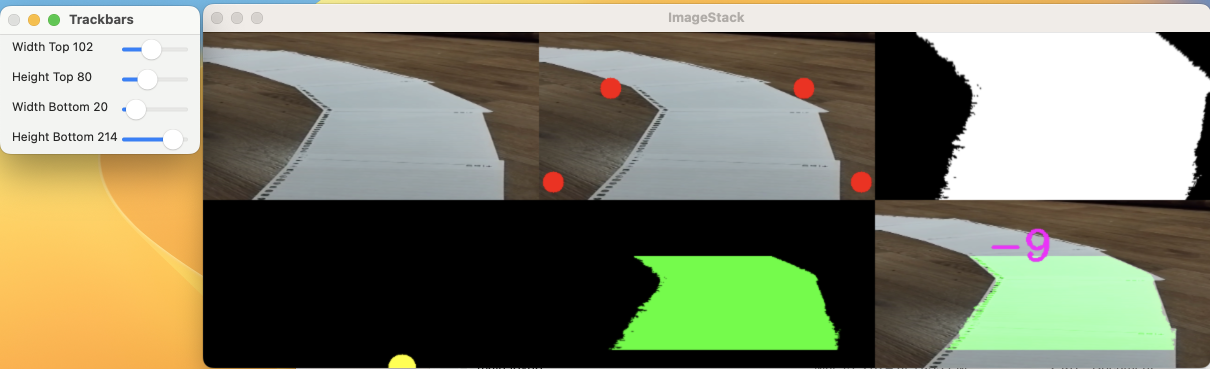
#> input picture laneDetection/example.png, 2420 x 738 px, given in place of lane2.mp4, which was not available (shown at 1/2 size)
$ python laneDetaction.py
#> lines starting #> are read from the running program, lines starting #| are printed output that depends on the picture; after the words box and inside, x2 and y2 are one past the last pixel; in counts of white or black regions, pixels touching at a corner belong together; pictures that were not available may be replaced by others from this repository, and a replacement may not be noted
### laneDetection/utils.py
import cv2
import numpy as np


def thresholding(img):
    img_hsv = cv2.cvtColor(img, cv2.COLOR_BGR2HSV)
    lower_white = np.array([80, 0, 0])
    upper_white = np.array([255, 160, 255])
    mask_white = cv2.inRange(img_hsv, lower_white, upper_white)
    return mask_white


def warp_img(img, points, w, h, inv=False):
    pts1 = np.float32(points)
    pts2 = np.float32([[0, 0], [w, 0], [0, h], [w, h]])
    if inv:
        matrix = cv2.getPerspectiveTransform(pts2, pts1)
    else:
        matrix = cv2.getPerspectiveTransform(pts1, pts2)
    img_warp = cv2.warpPerspective(img, matrix, (w, h))
    return img_warp


def nothing(a):
    pass


def initialize_trackbars(initial_trackbar_vals, wT=480, hT=240):
    cv2.namedWindow("Trackbars")
    cv2.resizeWindow("Trackbars", 360, 240)
    cv2.createTrackbar("Width Top", "Trackbars", initial_trackbar_vals[0], wT // 2, nothing)
    cv2.createTrackbar("Height Top", "Trackbars", initial_trackbar_vals[1], hT, nothing)
    cv2.createTrackbar("Width Bottom", "Trackbars", initial_trackbar_vals[2], wT // 2, nothing)
    cv2.createTrackbar("Height Bottom", "Trackbars", initial_trackbar_vals[3], hT, nothing)


def val_trackbars(wT=480, hT=240):
    width_top = cv2.getTrackbarPos("Width Top", "Trackbars")
    height_top = cv2.getTrackbarPos("Height Top", "Trackbars")
    width_bottom = cv2.getTrackbarPos("Width Bottom", "Trackbars")
    height_bottom = cv2.getTrackbarPos("Height Bottom", "Trackbars")
    points = np.float32([(width_top, height_top), (wT - width_top, height_top),
                         (width_bottom, height_bottom), (wT - width_bottom, height_bottom)])
    return points


def draw_points(img, points):
    for x in range(4):
        cv2.circle(img, (int(points[x][0]), int(points[x][1])), 15, (0, 0, 255), cv2.FILLED)
    return img


def get_histogram(img, minPer=0.1, display=False, region=1):
    if region == 1:
        hist_values = np.sum(img, axis=0)
    else:
        hist_values = np.sum(img[img.shape[0] // region:, :], axis=0)

    maxValue = np.max(hist_values)
    minValue = minPer * maxValue

    index_array = np.where(hist_values >= minValue)
    base_point = int(np.average(index_array))

    if display:
        img_hist = np.zeros((img.shape[0], img.shape[1], 3), np.uint8)
        for x, intensity in enumerate(hist_values):
            # cv2.line(img_hist, (x, img.shape[0]), ( x, img.shape[0] - intensity // 255 // region), (255, 0, 255), 1)
            cv2.circle(img_hist, (base_point, img.shape[0]), 20, (0, 255, 255), cv2.FILLED)
        return base_point, img_hist

    return base_point


def stack_images(scale, img_array):
    rows = len(img_array)
    cols = len(img_array[0])
    rows_available = isinstance(img_array[0], list)
    width = img_array[0][0].shape[1]
    height = img_array[0][0].shape[0]

    if rows_available:
        for x in range(0, rows):
            for y in range(0, cols):
                if img_array[x][y].shape[:2] == img_array[0][0].shape[:2]:
                    img_array[x][y] = cv2.resize(img_array[x][y], (0, 0), None, scale, scale)
                else:
                    img_array[x][y] = cv2.resize(img_array[x][y], (img_array[0][0].shape[1], img_array[0][0].shape[0]),
                                                  None, scale, scale)
                if len(img_array[x][y].shape) == 2:
                    img_array[x][y] = cv2.cvtColor(img_array[x][y], cv2.COLOR_GRAY2BGR)
        image_blank = np.zeros((height, width, 3), np.uint8)
        hor = [image_blank] * rows
        hor_con = [image_blank] * rows
        for x in range(0, rows):
            hor[x] = np.hstack(img_array[x])
        ver = np.vstack(hor)
    else:
        for x in range(0, rows):
            if img_array[x].shape[:2] == img_array[0].shape[:2]:
                img_array[x] = cv2.resize(img_array[x], (0, 0), None, scale, scale)
            else:
                img_array[x] = cv2.resize(img_array[x], (img_array[0].shape[1], img_array[0].shape[0]), None,
                                          scale, scale)
            if len(img_array[x].shape) == 2:
                img_array[x] = cv2.cvtColor(img_array[x], cv2.COLOR_GRAY2BGR)
        hor = np.hstack(img_array)
        ver = hor
    return ver

### laneDetection/laneDetaction.py
import cv2
import numpy as np
import utils

curveList = []
avgVal = 10


def get_lane_curve(img, display=2):
    img_copy = img.copy()
    img_result = img.copy()

    # Step 1: Thresholding
    img_thres = utils.thresholding(img)

    # Step 2: Perspective Transformation
    hT, wT, c = img.shape
    points = utils.val_trackbars()
    img_warp = utils.warp_img(img_thres, points, wT, hT)
    img_warp_points = utils.draw_points(img_copy, points)

    # Step 3: Histogram Analysis
    middle_point, img_hist = utils.get_histogram(img_warp, display=True, minPer=0.5, region=4)
    curve_average_point, img_hist = utils.get_histogram(img_warp, display=True, minPer=0.9)
    curve_raw = curve_average_point - middle_point

    # Step 4: Smoothing the Curve
    curveList.append(curve_raw)
    if len(curveList) > avgVal:
        curveList.pop(0)
    curve = int(sum(curveList) / len(curveList))

    # Step 5: Display Lane Detection
    if display != 0:
        img_inv_warp = utils.warp_img(img_warp, points, wT, hT, inv=True)
        img_inv_warp = cv2.cvtColor(img_inv_warp, cv2.COLOR_GRAY2BGR)
        img_inv_warp[0:hT // 3, 0:wT] = 0, 0, 0
        img_lane_color = np.zeros_like(img)
        img_lane_color[:] = 0, 255, 0
        img_lane_color = cv2.bitwise_and(img_inv_warp, img_lane_color)
        img_result = cv2.addWeighted(img_result, 1, img_lane_color, 1, 0)
        midY = 450
        cv2.putText(img_result, str(curve), (wT // 2 - 80, 85), cv2.FONT_HERSHEY_COMPLEX, 2, (255, 0, 255), 3)
        cv2.line(img_result, (wT // 2, midY), (wT // 2 + (curve * 3), midY), (255, 0, 255), 5)
        cv2.line(img_result, ((wT // 2 + (curve * 3)), midY - 25), (wT // 2 + (curve * 3), midY + 25), (0, 255, 0),
                 5)
        for x in range(-30, 30):
            w = wT // 20
            cv2.line(img_result, (w * x + int(curve // 50), midY - 10),
                     (w * x + int(curve // 50), midY + 10), (0, 0, 255), 2)

    # Displaying the Results
    if display == 2:
        img_stacked = utils.stack_images(0.7, ([img, img_warp_points, img_warp],
                                                [img_hist, img_lane_color, img_result]))
        cv2.imshow('ImageStack', img_stacked)
    elif display == 1:
        cv2.imshow('Result', img_result)

    # Normalizing the Curve
    curve = curve / 100
    if curve > 1:
        curve == 1
    if curve < -1:
        curve == -1

    return curve


if __name__ == '__main__':
    cap = cv2.VideoCapture('lane2.mp4')
    initial_trackbar_vals = [102, 80, 20, 214]
    utils.initialize_trackbars(initial_trackbar_vals)
    frame_counter = 0

    while True:
        frame_counter += 1
        if cap.get(cv2.CAP_PROP_FRAME_COUNT) == frame_counter:
            cap.set(cv2.CAP_PROP_POS_FRAMES, 0)
            frame_counter = 0

        success, img = cap.read()
#> img is the input picture: shape (738, 2420, 3); mean B, G, R 109.6, 132, 132
        img = cv2.resize(img, (480, 240))
#> img: shape (240, 480, 3)
        curve = get_lane_curve(img, display=2)
#> in thresholding, `img_hsv = cv2.cvtColor(img, cv2.COLOR_BGR2HSV)`: img_hsv: shape (240, 480, 3); mean H, S, V 28.2, 49.6, 142.1
#> in thresholding, `mask_white = cv2.inRange(img_hsv, lower_white, upper_white)`:
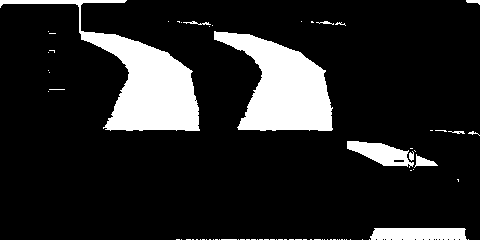
#> mask_white: shape (240, 480); 14.4% white; 77 white regions (66 under 20 px), largest, box (x1, y1, x2, y2) and area: (0, 0, 200, 131) 7238, (214, 31, 333, 131) 6693, (370, 228, 467, 240) 1103
#> in warp_img, `img_warp = cv2.warpPerspective(img, matrix, (w, h))`:
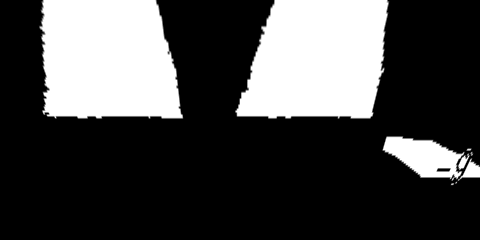
#> img_warp: shape (240, 480); min 0, max 255, mean 70.9
#> after the loop in draw_points, `for x in range(4):`:
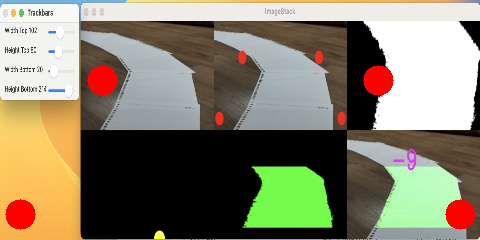
#> img: shape (240, 480, 3); mean B, G, R 107.3, 128.8, 134.8
#> in get_histogram, `hist_values = np.sum(img[img.shape[0] // region:, :], axis=0)`: hist_values = 480 values, max 14878 at index 79, min 0 at index 0, mean 9290.4
#> in get_histogram, `maxValue = np.max(hist_values)`: maxValue = 14878
#> in get_histogram, `minValue = minPer * maxValue`: minValue = 7439
#> in get_histogram, `base_point = int(np.average(index_array))`: base_point = 232
#> the loop in get_histogram, `for x, intensity in enumerate(hist_values):` made 480 passes
#> intensity on passes 1 to 3: 0, 0, 0
#> after the loop in get_histogram, `for x, intensity in enumerate(hist_values):`:
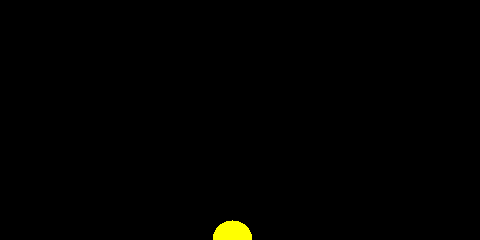
#> img_hist: shape (240, 480, 3); mean of channels 0, 1, 2 0, 1.3, 1.3; drawn as B, G, R
#> the loop in get_histogram (call 2), `for x, intensity in enumerate(hist_values):` made 480 passes
#> in get_lane_curve, `curve_average_point, img_hist = utils.get_histogram(img_warp, display=..`: curve_average_point = 207
#> in get_lane_curve, `curve_raw = curve_average_point - middle_point`: curve_raw = -25
#> in get_lane_curve, `img_lane_color = cv2.bitwise_and(img_inv_warp, img_lane_color)`:
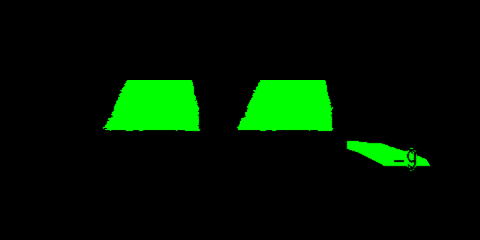
#> img_lane_color: shape (240, 480, 3); mean B, G, R 0, 20.6, 0
#> in get_lane_curve, `cv2.putText(img_result, str(curve), (wT // 2 - 80, 85), cv2.FONT_HERSH..`:
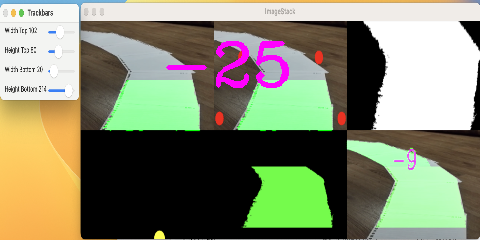
#> img_result: shape (240, 480, 3); mean B, G, R 111.3, 137.4, 133.6
#> after the loop in stack_images, `for x in range(0, rows):`: hor = 2 items
#> in stack_images, `ver = np.vstack(hor)`:
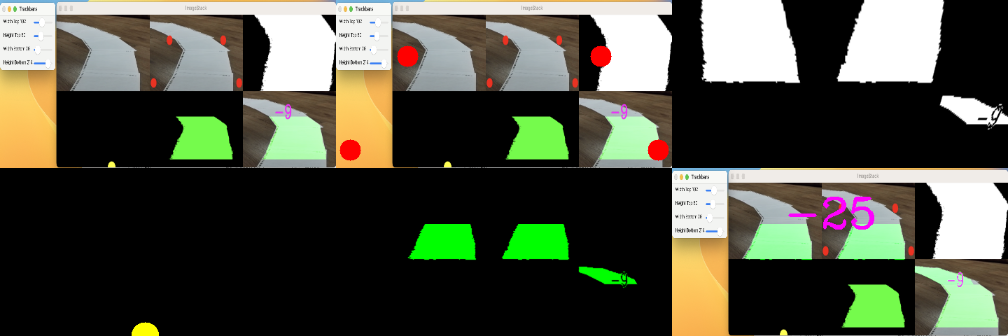
#> ver: shape (336, 1008, 3); mean of channels 0, 1, 2 66.6, 81.9, 78.8; drawn as B, G, R
#> in get_lane_curve, `curve = curve / 100`: curve = -0.25
#> curve = -0.25
        print(curve)
#| -0.25
        cv2.waitKey(1)
